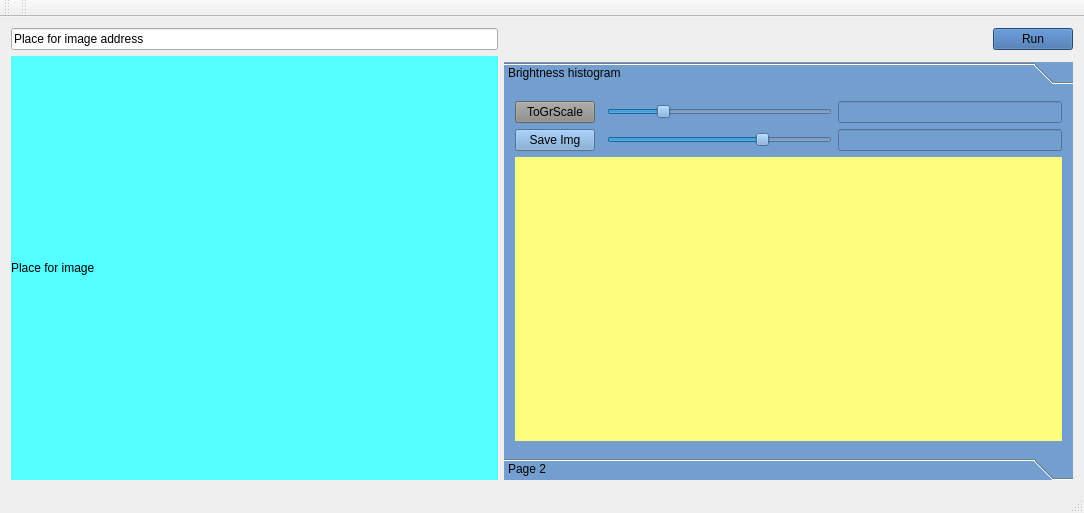
<?xml version="1.0" encoding="UTF-8"?>
<ui version="4.0">
 <class>MainWindow</class>
 <widget class="QMainWindow" name="MainWindow">
  <property name="geometry">
   <rect>
    <x>0</x>
    <y>0</y>
    <width>1084</width>
    <height>513</height>
   </rect>
  </property>
  <property name="windowTitle">
   <string>MainWindow</string>
  </property>
  <widget class="QWidget" name="centralWidget">
   <layout class="QGridLayout" name="gridLayout">
    <item row="1" column="0" rowspan="2">
     <widget class="QLabel" name="label">
      <property name="minimumSize">
       <size>
        <width>487</width>
        <height>403</height>
       </size>
      </property>
      <property name="styleSheet">
       <string notr="true">background-color: rgb(85, 255, 255);</string>
      </property>
      <property name="text">
       <string>Place for image</string>
      </property>
     </widget>
    </item>
    <item row="0" column="0">
     <widget class="QLineEdit" name="imgAddress">
      <property name="text">
       <string>Place for image address</string>
      </property>
     </widget>
    </item>
    <item row="0" column="2">
     <widget class="QPushButton" name="bStart">
      <property name="styleSheet">
       <string notr="true">background-color: rgb(52, 101, 164);</string>
      </property>
      <property name="text">
       <string>Run</string>
      </property>
     </widget>
    </item>
    <item row="0" column="1">
     <spacer name="horizontalSpacer">
      <property name="orientation">
       <enum>Qt::Horizontal</enum>
      </property>
      <property name="sizeHint" stdset="0">
       <size>
        <width>40</width>
        <height>20</height>
       </size>
      </property>
     </spacer>
    </item>
    <item row="2" column="1" colspan="2">
     <widget class="QToolBox" name="toolBox">
      <property name="styleSheet">
       <string notr="true">background-color: rgb(114, 159, 207);</string>
      </property>
      <property name="currentIndex">
       <number>0</number>
      </property>
      <widget class="QWidget" name="page1">
       <property name="geometry">
        <rect>
         <x>0</x>
         <y>0</y>
         <width>573</width>
         <height>335</height>
        </rect>
       </property>
       <attribute name="label">
        <string>Brightness histogram</string>
       </attribute>
       <layout class="QGridLayout" name="gridLayout_2">
        <item row="2" column="0" colspan="4">
         <widget class="QCustomPlot" name="graph" native="true">
          <property name="styleSheet">
           <string notr="true">background-color: rgb(255, 255, 127);</string>
          </property>
         </widget>
        </item>
        <item row="0" column="2">
         <widget class="QSlider" name="slLowBorder">
          <property name="maximum">
           <number>255</number>
          </property>
          <property name="value">
           <number>60</number>
          </property>
          <property name="orientation">
           <enum>Qt::Horizontal</enum>
          </property>
         </widget>
        </item>
        <item row="0" column="3">
         <widget class="QLineEdit" name="lineLowBorder"/>
        </item>
        <item row="1" column="3">
         <widget class="QLineEdit" name="lineHighBorder"/>
        </item>
        <item row="0" column="0">
         <widget class="QPushButton" name="btnGrScale">
          <property name="styleSheet">
           <string notr="true">background-color: rgb(136, 138, 133);</string>
          </property>
          <property name="text">
           <string>ToGrScale</string>
          </property>
         </widget>
        </item>
        <item row="1" column="0">
         <widget class="QPushButton" name="btnSaveImg">
          <property name="text">
           <string>Save Img</string>
          </property>
         </widget>
        </item>
        <item row="1" column="2">
         <widget class="QSlider" name="slHighBorder">
          <property name="maximum">
           <number>255</number>
          </property>
          <property name="value">
           <number>180</number>
          </property>
          <property name="orientation">
           <enum>Qt::Horizontal</enum>
          </property>
         </widget>
        </item>
       </layout>
      </widget>
      <widget class="QWidget" name="page_4">
       <property name="geometry">
        <rect>
         <x>0</x>
         <y>0</y>
         <width>573</width>
         <height>335</height>
        </rect>
       </property>
       <attribute name="label">
        <string>Page 2</string>
       </attribute>
      </widget>
     </widget>
    </item>
   </layout>
  </widget>
  <widget class="QMenuBar" name="menuBar">
   <property name="geometry">
    <rect>
     <x>0</x>
     <y>0</y>
     <width>1084</width>
     <height>22</height>
    </rect>
   </property>
  </widget>
  <widget class="QToolBar" name="mainToolBar">
   <attribute name="toolBarArea">
    <enum>TopToolBarArea</enum>
   </attribute>
   <attribute name="toolBarBreak">
    <bool>false</bool>
   </attribute>
  </widget>
  <widget class="QStatusBar" name="statusBar"/>
  <widget class="QToolBar" name="toolBar">
   <property name="windowTitle">
    <string>toolBar</string>
   </property>
   <attribute name="toolBarArea">
    <enum>TopToolBarArea</enum>
   </attribute>
   <attribute name="toolBarBreak">
    <bool>false</bool>
   </attribute>
  </widget>
 </widget>
 <layoutdefault spacing="6" margin="11"/>
 <customwidgets>
  <customwidget>
   <class>QCustomPlot</class>
   <extends>QWidget</extends>
   <header>qcustomplot.h</header>
   <container>1</container>
  </customwidget>
 </customwidgets>
 <resources/>
 <connections/>
</ui>
